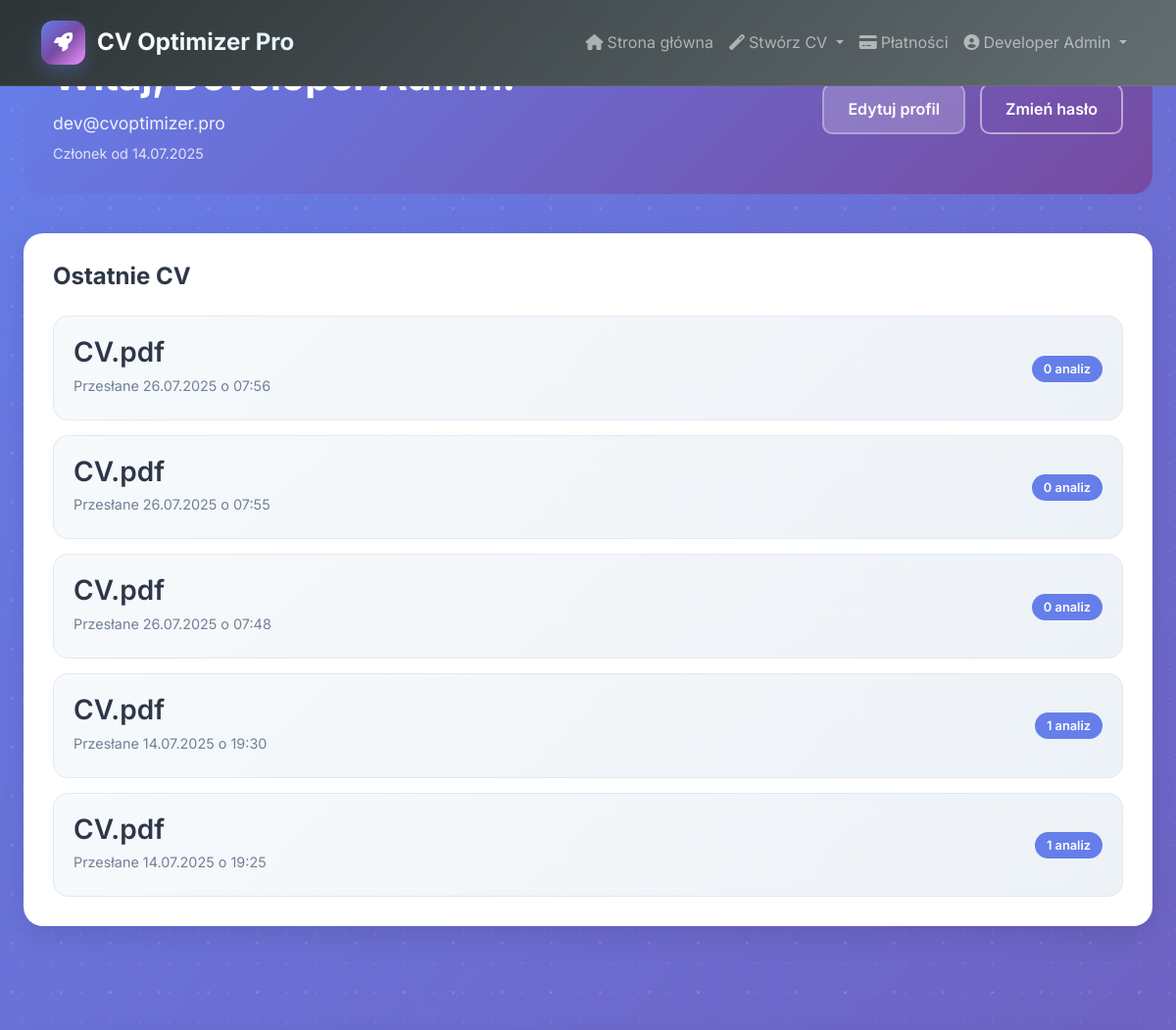
The page /profile (signed in, upper part) on the database as committed earlier.
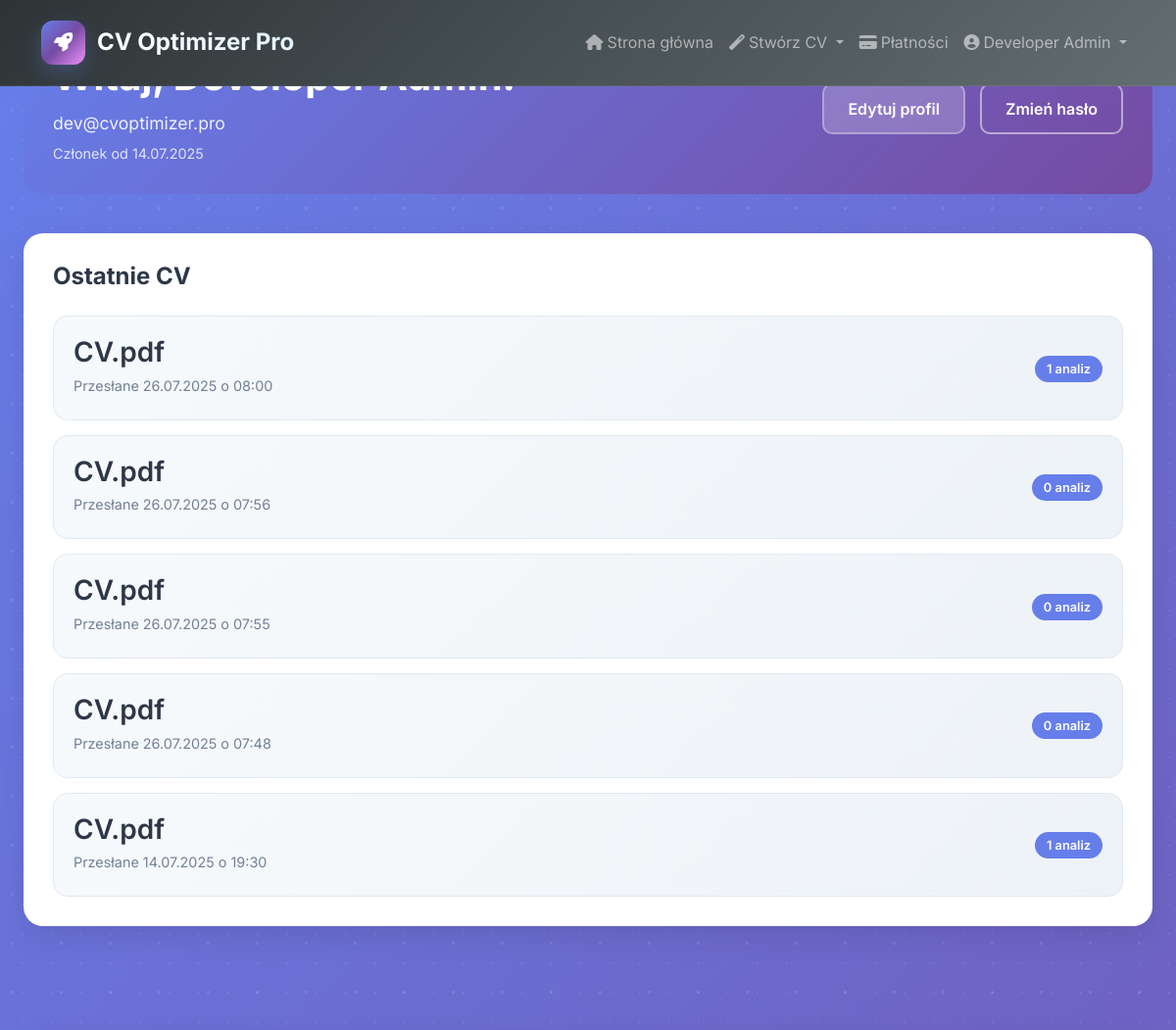
The same page on the database as committed later.
### models.py (models this page shows, shortened)
class User(UserMixin, db.Model):
    __tablename__ = 'users'
    id = db.Column(db.Integer, primary_key=True)
    username = db.Column(db.String(80), unique=True, nullable=False)
    email = db.Column(db.String(120), unique=True, nullable=False)
    password_hash = db.Column(db.String(255), nullable=False)
    first_name = db.Column(db.String(50))
    last_name = db.Column(db.String(50))
    created_at = db.Column(db.DateTime, default=datetime.utcnow)
    last_login = db.Column(db.DateTime)
    is_active = db.Column(db.Boolean, default=True)
    premium_until = db.Column(db.DateTime)
    stripe_customer_id = db.Column(db.String(100))
    stripe_session_id = db.Column(db.String(200))
    cv_uploads = db.relationship('CVUpload', backref='user', lazy=True, cascade='all, delete-orphan')
    def is_premium_active(self):
        if not self.premium_until:
            return False
        return datetime.utcnow() < self.premium_until
    def get_full_name(self):
        if self.first_name and self.last_name:
            return f"{self.first_name} {self.last_name}"
        return self.username

class CVUpload(db.Model):
    __tablename__ = 'cv_uploads'
    id = db.Column(db.Integer, primary_key=True)
    user_id = db.Column(db.Integer, db.ForeignKey('users.id'), nullable=False)
    filename = db.Column(db.String(255), nullable=False)
    original_text = db.Column(db.Text, nullable=False)
    job_title = db.Column(db.String(200))
    job_description = db.Column(db.Text)
    uploaded_at = db.Column(db.DateTime, default=datetime.utcnow)
    analysis_results = db.relationship('AnalysisResult', backref='cv_upload', lazy=True, cascade='all, delete-orphan')

### app.py (the view)
@app.route('/profile')
@login_required
def profile():
    recent_cvs = CVUpload.query.filter_by(user_id=current_user.id).order_by(CVUpload.uploaded_at.desc()).limit(5).all()
    return render_template('auth/profile.html', user=current_user, recent_cvs=recent_cvs)

### app.py (called while the page is built)
@login_manager.user_loader
def load_user(user_id):
    return db.session.get(User, int(user_id))

### templates/auth/profile.html (shortened to what this page needs)
{% extends "base.html" %}
{% block content %}
<div class="profile-container">
    <div class="profile-header">
        <div class="profile-info">
            <h1>Witaj, {{ user.get_full_name() }}!</h1>
            <p class="profile-email">{{ user.email }}</p>
            <p class="profile-member-since">Członek od {{ user.created_at.strftime('%d.%m.%Y') }}</p>
        </div>
        <div class="profile-actions">
            <a href="{{ url_for('edit_profile') }}" class="btn btn-secondary">Edytuj profil</a>
            <a href="{{ url_for('change_password') }}" class="btn btn-outline">Zmień hasło</a>
        </div>
    </div>
    <div class="profile-content">
        <div class="profile-section">
            <h2>Ostatnie CV</h2>
            {% if recent_cvs %}
                <div class="cv-list">
                    {% for cv in recent_cvs %}
                        <div class="cv-card">
                            <div class="cv-info">
                                <h3>{{ cv.filename }}</h3>
                                <p class="cv-date">Przesłane {{ cv.uploaded_at.strftime('%d.%m.%Y o %H:%M') }}</p>
                            </div>
                            <div class="cv-stats">
                                <span class="stat">{{ cv.analysis_results|length }} analiz</span>
                            </div>
                        </div>
                    {% endfor %}
                </div>
            {% else %}
                <div class="empty-state">
                    <p>Nie masz jeszcze żadnych przesłanych CV.</p>
                    <a href="{{ url_for('index') }}" class="btn btn-primary">Prześlij swoje pierwsze CV</a>
                </div>
            {% endif %}
        </div>
                        {% set total_analyses = namespace(count=0) %}
                        {% for cv in recent_cvs %}
                            {% set total_analyses.count = total_analyses.count + cv.analysis_results|length %}
                        {% endfor %}
    </div>
</div>
{% endblock %}

### templates/base.html (shortened to what this page needs)
<!DOCTYPE html>
<html lang="pl" data-bs-theme="light">
<head>
    <link href="https://cdn.jsdelivr.net/npm/bootstrap@5.3.2/dist/css/bootstrap.min.css" rel="stylesheet">
    <link rel="stylesheet" href="https://cdnjs.cloudflare.com/ajax/libs/font-awesome/6.5.0/css/all.min.css">
    <link rel="stylesheet" href="{{ url_for('static', filename='css/custom.css') }}">
    <link rel="stylesheet" href="{{ url_for('static', filename='css/modern-premium.css') }}">
</head>
<body>
    <header class="modern-header">
        <nav class="navbar navbar-expand-lg navbar-dark fixed-top">
            <div class="container">
                <a class="navbar-brand modern-brand" href="/">
                    <div class="brand-icon">
                        <i class="fas fa-rocket"></i>
                    </div>
                    <span class="brand-text">CV Optimizer Pro</span>
                </a>
                <div class="collapse navbar-collapse" id="navbarNav">
                    <ul class="navbar-nav ms-auto">
                        {% if current_user.is_authenticated %}
                            <li class="nav-item">
                                <a class="nav-link" href="{{ url_for('index') }}">
                                    <i class="fas fa-home me-1"></i>Strona główna
                                </a>
                            </li>
                            <li class="nav-item dropdown">
                            <a class="nav-link dropdown-toggle" href="#" id="cvDropdown" role="button" data-bs-toggle="dropdown" aria-expanded="false">
                                <i class="fas fa-magic me-1"></i>Stwórz CV
                            </a>
                        </li>
                            <li class="nav-item">
                                <a class="nav-link" href="{{ url_for('payment_options') }}">
                                    <i class="fas fa-credit-card me-1"></i>Płatności
                                </a>
                            </li>
                            <li class="nav-item dropdown">
                                <a class="nav-link dropdown-toggle" href="#" id="navbarDropdown" role="button" data-bs-toggle="dropdown">
                                    <i class="fas fa-user-circle me-1"></i>{{ current_user.get_full_name() or current_user.username }}
                                </a>
                            </li>
                        {% endif %}
                    </ul>
                </div>
            </div>
        </nav>
    </header>
    <main class="container-fluid main-content">
        {% block content %}{% endblock %}
    </main>
</body>
</html>

### static/css/custom.css (style rules this page uses)
:root { --gradient-primary: linear-gradient(135deg, #667eea 0%, #764ba2 50%, #f093fb 100%); --gradient-secondary: linear-gradient(135deg, #ff9a9e 0%, #fecfef 50%, #fad0c4 100%); --gradient-success: linear-gradient(135deg, #a8edea 0%, #fed6e3 100%); --gradient-info: linear-gradient(135deg, #74b9ff 0%, #0984e3 100%); --gradient-warning: linear-gradient(135deg, #ffecd2 0%, #fcb69f 100%); --gradient-dark: linear-gradient(135deg, #2d3436 0%, #636e72 100%); --gradient-rainbow: linear-gradient(45deg, #ff0081, #ff8c00, #40e0d0, #8a2be2, #ff1493); --gradient-cosmic: radial-gradient(ellipse at center, #667eea 0%, #764ba2 35%, #f093fb 100%); --shadow-glass: 0 8px 32px 0 rgba(31, 38, 135, 0.37); --shadow-soft: 0 15px 35px rgba(50, 50, 93, 0.1); --shadow-medium: 0 20px 40px rgba(50, 50, 93, 0.15); --shadow-strong: 0 25px 50px rgba(50, 50, 93, 0.25); --shadow-neon: 0 0 20px rgba(102, 126, 234, 0.6), 0 0 40px rgba(102, 126, 234, 0.4); --shadow-floating: 0 30px 60px rgba(0, 0, 0, 0.12); --border-radius-sm: 8px; --border-radius-md: 12px; --border-radius-lg: 24px; --border-radius-xl: 32px; --border-radius-2xl: 40px; --border-radius-organic: 60% 40% 30% 70% / 60% 30% 70% 40%; --border-radius-blob: 30% 70% 70% 30% / 30% 30% 70% 70%; --text-primary: #1a202c; --text-secondary: #2d3748; --text-muted: #718096; }
body { background: radial-gradient(circle at 20% 80%, rgba(120, 119, 198, 0.3) 0%, transparent 50%), radial-gradient(circle at 80% 20%, rgba(255, 119, 198, 0.3) 0%, transparent 50%), radial-gradient(circle at 40% 40%, rgba(120, 219, 255, 0.2) 0%, transparent 50%), linear-gradient(135deg, #667eea 0%, #764ba2 100%); font-family: 'Inter', -apple-system, BlinkMacSystemFont, 'Segoe UI', Roboto, sans-serif; min-height: 100vh; position: relative; overflow-x: hidden; }
body::before { content: ''; position: fixed; top: 0; left: 0; width: 100%; height: 100%; background-image: radial-gradient(circle at 25% 25%, rgba(255, 255, 255, 0.1) 2px, transparent 2px), radial-gradient(circle at 75% 75%, rgba(255, 255, 255, 0.1) 1px, transparent 1px); background-size: 50px 50px, 30px 30px; animation: float 20s ease-in-out infinite; pointer-events: none; z-index: -1; }
.btn { border-radius: 12px; font-weight: 600; padding: 12px 24px; transition: all 0.3s cubic-bezier(0.4, 0, 0.2, 1); border: none; position: relative; overflow: hidden; text-transform: none; }
.btn::before { content: ''; position: absolute; top: 0; left: -100%; width: 100%; height: 100%; background: linear-gradient(90deg, transparent, rgba(255,255,255,0.2), transparent); transition: left 0.5s; }
.modern-header { position: relative; z-index: 1000; }
.navbar.fixed-top { background: var(--gradient-dark) !important; backdrop-filter: blur(10px); border-bottom: 1px solid rgba(255, 255, 255, 0.1); padding: 1rem 0; transition: all 0.3s ease; }
.modern-brand { display: flex; align-items: center; font-weight: 700; font-size: 1.5rem; text-decoration: none; color: white !important; transition: all 0.3s ease; }
.brand-icon { background: var(--gradient-primary); width: 45px; height: 45px; border-radius: 12px; display: flex; align-items: center; justify-content: center; margin-right: 12px; box-shadow: 0 8px 20px rgba(102, 126, 234, 0.3); }
.brand-icon i { font-size: 1.2rem; color: white; }
.brand-text { background: linear-gradient(45deg, #fff, #e3f2fd); -webkit-background-clip: text; -webkit-text-fill-color: transparent; background-clip: text; }
.main-content { padding-top: 100px; min-height: calc(100vh - 200px); }
.collapse { transition: all 0.35s ease; }

Rows that differ between the two databases and show on the page:
no longer on this page (row unchanged): CVUpload: filename "CV.pdf", uploaded_at "14.07.2025 o 19:25", analysis_results|length "1"
added CVUpload: filename "CV.pdf", uploaded_at "26.07.2025 o 08:00", analysis_results|length "1"
